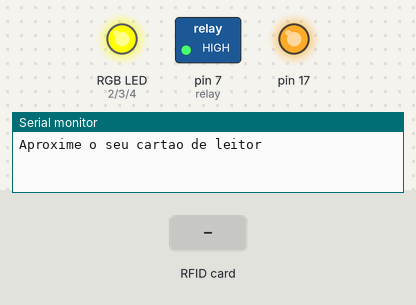
This sketch was run on a simulated Arduino Leonardo, built with avr-gcc and run on an emulated ATmega32U4. Shown: switched loads named in the sketch (green lamp = pin HIGH), an RGB LED mixed from three pins (HIGH = lit), output pins drawn as LEDs (lit = HIGH), the last lines printed to the serial monitor. Inputs (shaded band) come from the test bench.

Above: at 1.2 s.
1.3 s: RFID card 36 7B 36 9E held to the reader
At 2.5 s:
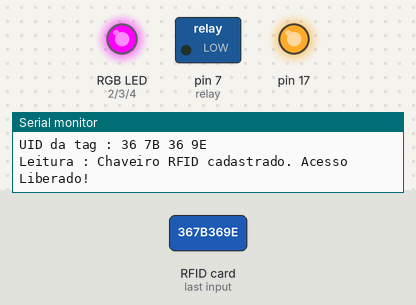
2.8 s: RFID card 5E 7A 19 C4 held to the reader
At 5.1 s:
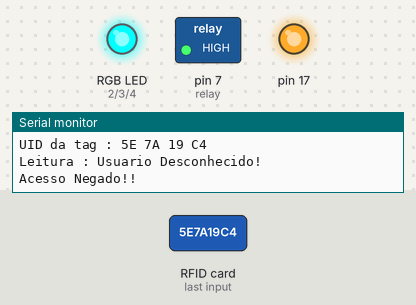
5.8 s: RFID card FF CC 8B 28 held to the reader
At 7.7 s:
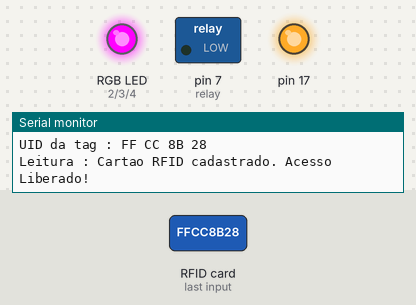
Timing chart, 0 to 11.8 s (numbered marks = the images above; inputs shaded):
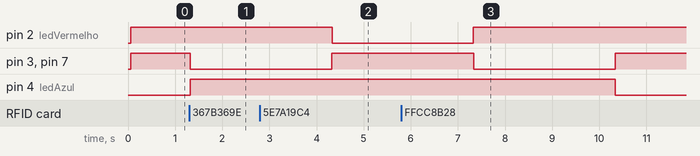

Measured:
- after the input at 1.3 s, pin 3 (ledVerde), pin 7 (relay): HIGH → LOW at once; pin 4 (ledAzul): LOW → HIGH at once
- after the input at 2.8 s, pin 2 (ledVermelho): HIGH → LOW after 1.5 s; pin 4 (ledAzul): stays HIGH (without the input it goes to LOW after 1.5 s)
- after the input at 5.8 s, pin 3 (ledVerde), pin 7 (relay): HIGH → LOW after 1.5 s, → HIGH 3.0 s later; pin 4 (ledAzul): HIGH → LOW after 4.5 s instead of 1.5 s

The sketch:

RFID_com_display_LCD.ino
```cpp
//RFID - Controle de Acesso com leitor RFID 13.56

//Biblioteca do protocolo SPI
#include <SPI.h>
//Biblioteca do RFID
#include <MFRC522.h>

/*-importacao Necessaria para LCD + I2C*/
#include <Wire.h>
//#include <LiquidCrystal_I2C.h>


//Pinos de definição
#define SS_PIN 10
#define RST_PIN 9
//Cria a instacia do RFID (mfrc522)
MFRC522 mfrc522(SS_PIN, RST_PIN);

//Aqui colocamos as Tags que desejamos autorizar
String tagsCadastrada[2] ={"36 7B 36 9E","FF CC 8B 28"};

//------------Objeto do LCD + I2C
//LiquidCrystal_I2C lcd(0x27, 2, 1, 0, 4, 5, 6, 7, 3, POSITIVE);

 //Pinos do LED RGB
 int ledVermelho =2;
 int ledVerde =3;
 int ledAzul =4;

 //Esta parte do Rele é apenas 1 exemplo de utilidade---------
 //neste caso precisaremos de fonte externa para o acionamento--------
 //decidi não colocar para não complicar muito o exemplo---------------
 //basta tirar o comentario para usar------------------
 int relay =7;


void setup()
{
  // Inicia a serial
  Serial.begin(9600);
  while (!Serial) {
    ; // wait for serial port to connect. Needed for Leonardo only
  }
  //Inicia o LCD como 16 linhas e 2 colunas
//  lcd.begin(16,2);
  //inicia a conexão SPI
  SPI.begin();
  // Inicia MFRC522
  mfrc522.PCD_Init();
  Serial.println();

  //Inicia os pinos do LED RGB como saida
  pinMode(ledVermelho, OUTPUT);
  pinMode(ledVerde, OUTPUT);
  pinMode(ledAzul, OUTPUT);

  //Metodo inicial (Menu)
  mensageminicial();


  //Esta parte do Rele é apenas 1 exemplo de utilidade---------
 //neste caso precisaremos de fonte externa para o acionamento--------
 //decidi não colocar para não complicar muito o exemplo---------------
 //basta tirar o comentario para usar------------------
  pinMode(relay, OUTPUT);
}

void loop()
{

  //Aguarda proximidade do cartão / tag
  if ( ! mfrc522.PICC_IsNewCardPresent())
  {
    return;
  }
   //Seleciona o cartão / tag
  if ( ! mfrc522.PICC_ReadCardSerial())
  {
    return;
  }
  //Mostra UID na serial
  Serial.print("UID da tag :");
  //String que armazenará o UID do cartão
  String conteudo= "";
  //variavel que coletará os bytes lidos
  byte letra;

  //dentro deste FOR, armazena byte a byte e
  //concatena na variavel conteudo
  for (byte i = 0; i < mfrc522.uid.size; i++)
  {
     Serial.print(mfrc522.uid.uidByte[i] < 0x10 ? " 0" : " ");
     Serial.print(mfrc522.uid.uidByte[i], HEX);
     conteudo.concat(String(mfrc522.uid.uidByte[i] < 0x10 ? " 0" : " "));
     conteudo.concat(String(mfrc522.uid.uidByte[i], HEX));
  }

  Serial.println();
  //booleana que valida a tag lida
  //como autorizada ou não
  boolean tagVerificada = false;

//  //Limpa o LCD
//  lcd.clear();
//  //Seta o cursor para linha e coluna 0
//  lcd.setCursor(0,0);
//

  Serial.print("Leitura : ");

  //coloca o valor da variavel conteudo toda em Maisculo
  conteudo.toUpperCase();

  //verifica se a tag lida coincide com uma das tags
  //cadastada no array
 for(int indice =0; indice < sizeof(tagsCadastrada); indice++){
  //if (conteudo.substring(1) == "24 B4 8B 19") //UID 1
   if (conteudo.substring(1) == tagsCadastrada[0]) //UID 1
  {
   //Se sim imprime no LCD e na Serial
    Serial.println("Chaveiro RFID cadastrado. Acesso Liberado!");


//    lcd.print("Ola Thiago!");
//    lcd.setCursor(0,1);
//    lcd.println("Acesso Liberado!");

    //tag encontrada
    tagVerificada = true;
    //este metodo acende o led verde (autorizado)
    //e liga o rele
    tagValida();
    delay(3000);
    //Incia o processo novamente
    mensageminicial();
    //limpa a String conteudo para fazer nova leitura
    conteudo= "";


  }

  //if (conteudo.substring(1) == "55 FC F9 0D") //UID 1

  //verifica se a tag lida coincide com uma das tags
  //cadastada no array
  if (conteudo.substring(1) == tagsCadastrada[1]) //UID 1
  {

    //Se sim imprime no LCD e na Serial
    Serial.println("Cartao RFID cadastrado. Acesso Liberado!");

//    lcd.print("Oi Arduino e Android!");
//    lcd.setCursor(0,1);
//    lcd.println("Acesso Liberado!");

    //tag encontrada
    tagVerificada = true;
    //este metodo acende o led verde (autorizado)
    //e liga o rele
    tagValida();
    delay(3000);
    //Incia o processo novamente
    mensageminicial();
    //limpa a String conteudo para fazer nova leitura
    conteudo= "";
  }

  //caso o conteudo não seja "" e a tag Verficada
  //esteja falsa.
  //Informa o usuario que não tem acesso
  if((tagVerificada == false)&&(conteudo != "")){

    //Se ambas condições forem verdadeira
    //imprime no LCD e na Serial uma mensagem de negação ao usuario
    Serial.println("Usuario Desconhecido! ");
    Serial.println("Acesso Negado!!");

//    lcd.print("Usuario Negado!");
//    lcd.setCursor(0,1);
//    lcd.println("Acesso Negado!  ");

    //este metodo acende o led vermelho (nãp autorizado)
    //e matem o rele desligado
    tagInvalida();
    delay(3000);
    //Incia o processo novamente
    mensageminicial();
    //limpa a String conteudo para fazer nova leitura
    conteudo= "";
  }
}

}

//Metodo Inicial que informa ao usuario o que deve ser feito
void mensageminicial()
{
  Serial.println();
  Serial.println("Aproxime o seu cartao de leitor");

//  lcd.clear();
//  lcd.setCursor(0,0);
//  lcd.print("Aproxime a sua");
//  lcd.setCursor(0,1);
//  lcd.print("tag p/ Leitura!");

  digitalWrite(ledAzul,LOW);
  digitalWrite(ledVermelho, HIGH);
  digitalWrite(ledVerde, HIGH);

  //Esta parte do Rele é apenas 1 exemplo de utilidade---------
 //neste caso precisaremos de fonte externa para o acionamento--------
 //decidi não colocar para não complicar muito o exemplo---------------
 //basta tirar o comentario para usar------------------
  digitalWrite(relay, HIGH);
  Serial.println();


}

//Metodo chamado quando a tag é valida e cadastrada
void tagValida()
{
  digitalWrite(ledAzul,HIGH);
  digitalWrite(ledVermelho, HIGH);
  digitalWrite(ledVerde, LOW);

  //Esta parte do Rele é apenas 1 exemplo de utilidade---------
 //neste caso precisaremos de fonte externa para o acionamento--------
 //decidi não colocar para não complicar muito o exemplo---------------
 //basta tirar o comentario para usar------------------
  digitalWrite(relay, LOW);

}

//Metodo chamado quando a tag invalida / desconhecida
void tagInvalida()
{
  digitalWrite(ledAzul,HIGH);
  digitalWrite(ledVermelho,  LOW);
  digitalWrite(ledVerde, HIGH);

  //Esta parte do Rele é apenas 1 exemplo de utilidade---------
 //neste caso precisaremos de fonte externa para o acionamento--------
 //decidi não colocar para não complicar muito o exemplo---------------
 //basta tirar o comentario para usar------------------
  digitalWrite(relay, HIGH);
}
```
